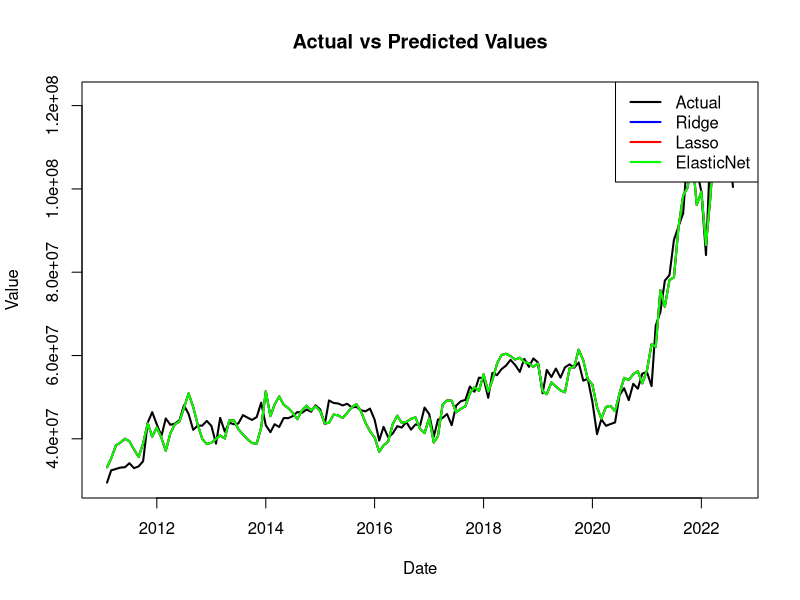

Write R code to recreate this figure.
# Load necessary libraries
library(glmnet)

# Remove samples with missing values
handysize <- read.csv("handysize.csv")
handysize <- na.omit(handysize)

# Extract the date variable
# Assume the date column is named 'Date' in your dataset
date <- handysize$Date

# Convert the date variable to Date format if it's not already
# Adjust the format string according to your date format
date <- as.Date(date, format="%Y/%m/%d")  # Example format

# Prepare the response and predictor matrix
y <- handysize$Handysize

# Exclude 'Handysize' and 'Date' from predictors
predictor_names <- names(handysize)[!(names(handysize) %in% c("Handysize"))]
x <- data.matrix(handysize[ , predictor_names])


# Set seed for reproducibility
set.seed(11355)

# Initialize a table to store performance metrics
performance_table <- matrix(NA, nrow=3, ncol=3)
rownames(performance_table) <- c("RMSE", "MAE", "MAPE")
colnames(performance_table) <- c("Ridge", "Lasso", "ElasticNet")

############# Ridge Regression

# Fit the final Ridge model
ridge_model <- glmnet(x, y,family= "gaussian", alpha=0, lambda=1)
ridge_beta <- as.vector(ridge_model$beta)
names(ridge_beta) <- predictor_names

# Prediction and performance metrics
pred_ridge <- predict(ridge_model, x)
performance_table[1,1] <- sqrt(mean((y - pred_ridge)^2))  # RMSE
performance_table[2,1] <- mean(abs(y - pred_ridge))       # MAE
performance_table[3,1] <- mean(abs((y - pred_ridge) / y)) * 100  # MAPE in percentage

############# Lasso Regression

# Fit the final Lasso model with the best lambda
lasso_model <- glmnet(x, y,family="gaussian", alpha=1, lambda=1)
lasso_beta <- as.vector(lasso_model$beta)
names(lasso_beta) <- colnames(x)

# Prediction and performance metrics
pred_lasso <- predict(lasso_model, x)
performance_table[1,2] <- sqrt(mean((y - pred_lasso)^2))  # RMSE
performance_table[2,2] <- mean(abs(y - pred_lasso))       # MAE
performance_table[3,2] <- mean(abs((y - pred_lasso) / y)) * 100  # MAPE in percentage

############# ElasticNet Regression

# Fit the final Elastic Net model with the best lambda
elastic_model <- glmnet(x, y,family="gaussian", alpha=0.5, lambda=1)
elastic_beta <- as.vector(elastic_model$beta)
names(elastic_beta) <- colnames(x)

# Prediction and performance metrics
pred_elastic <- predict(elastic_model, x)
performance_table[1,3] <- sqrt(mean((y - pred_elastic)^2))  # RMSE
performance_table[2,3] <- mean(abs(y - pred_elastic))       # MAE
performance_table[3,3] <- mean(abs((y - pred_elastic) / y)) * 100  # MAPE in percentage

# Display the performance table
print(performance_table)

# Identify significant predictors
# For Ridge Regression, rank predictors based on absolute coefficient values
ridge_coefficients <- data.frame(
  Predictor = predictor_names,
  Coefficient = ridge_beta,
  AbsCoefficient = abs(ridge_beta)
)

# Sort predictors by absolute coefficient values in decreasing order
ridge_coefficients <- ridge_coefficients[order(-ridge_coefficients$AbsCoefficient), ]

# We select predictors with absolute coefficients above x percent
threshold <- quantile(ridge_coefficients$AbsCoefficient, 0.75)  # Top 25%
significant_predictors_ridge <- ridge_coefficients$Predictor[ridge_coefficients$AbsCoefficient >= threshold]

# Print significant predictors
print("Significant predictors in Ridge Regression (Top 25% by absolute coefficient):")
print(significant_predictors_ridge)

# Identify significant predictors
lasso_coefficients <- data.frame(
  Predictor = predictor_names,
  Coefficient = ridge_beta,
  AbsCoefficient = abs(ridge_beta)
)
lasso_coefficients <- lasso_coefficients[order(-lasso_coefficients$AbsCoefficient), ]
threshold_lasso <- quantile(lasso_coefficients$AbsCoefficient, 0.75)  # Top 25%
significant_predictors_lasso <- lasso_coefficients$Predictor[lasso_coefficients$AbsCoefficient >= threshold_lasso]



elastic_coefficients <- data.frame(
  Predictor = predictor_names,
  Coefficient = elastic_beta,
  AbsCoefficient = abs(elastic_beta)
)
elastic_coefficients <- elastic_coefficients[order(-elastic_coefficients$AbsCoefficient), ]
threshold_elastic <- quantile(elastic_coefficients$AbsCoefficient, 0.75)  # Top 25%
significant_predictors_elastic <- elastic_coefficients$Predictor[elastic_coefficients$AbsCoefficient >= threshold_elastic]

# Print significant predictors
print("Significant predictors in Lasso Regression:")
print(significant_predictors_lasso)

print("Significant predictors in Elastic Net Regression:")
print(significant_predictors_elastic)

# Plotting actual vs predicted values over time (Date)
plot(date, y, type='l', col='black', lwd=2, ylab='Value', xlab='Date', main='Actual vs Predicted Values')
lines(date, pred_ridge, col='blue', lwd=2)
lines(date, pred_lasso, col='red', lwd=2)
lines(date, pred_elastic, col='green', lwd=2)
legend("topright", legend=c("Actual", "Ridge", "Lasso", "ElasticNet"), col=c("black", "blue", "red", "green"), lwd=2)
